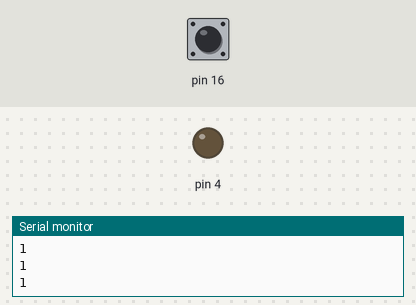
A sketch run on a simulated Arduino Uno, built with avr-gcc and run on an emulated ATmega328P. On the bench: output pins drawn as LEDs (lit = HIGH), the last lines printed to the serial monitor. Inputs (shaded band) come from the test bench; at power-on: pin 16 HIGH.

Above: at 1.8 s.
1.9 s: pin 16 pulled LOW for 0.6 s
At 2.9 s:
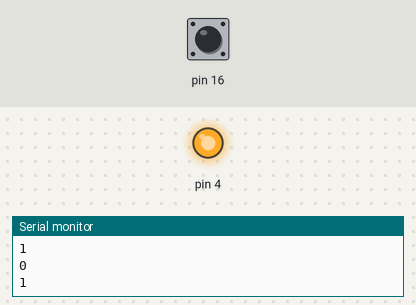
4.5 s: pin 16 pulled LOW for 3.2 s
At 8.9 s:
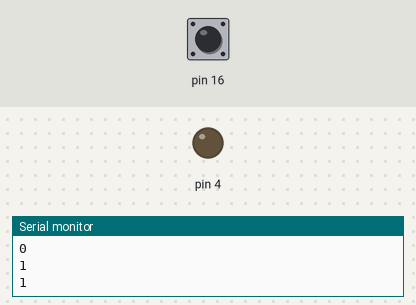
Timing chart, 0 to 10.4 s (numbered marks = the images above; inputs shaded):
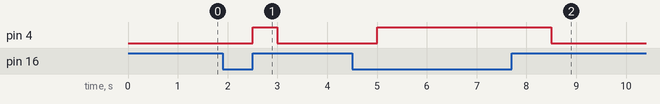

Measured:
- after the input at 1.9 s, pin 4: LOW → HIGH after 0.60 s, → LOW 0.50 s later
- after the input at 4.5 s, pin 4: LOW → HIGH after 0.50 s, → LOW 3.5 s later

The sketch:

sketch_sep23b.ino
```cpp
void setup() {
  // put your setup code here, to run once:
  Serial.begin(115200);
  pinMode(16, INPUT_PULLUP); // 平常是高電位

  pinMode(4, OUTPUT);
  digitalWrite(4, LOW); // 低電位，初始關閉

}

void loop() {
  // put your main code here, to run repeatedly:
  bool p16 = digitalRead(16);

  Serial.println(p16);
  delay(500);

  if(p16 == 0) {
    digitalWrite(4, HIGH);
  } else {
    digitalWrite(4, LOW);

  }
}
```
